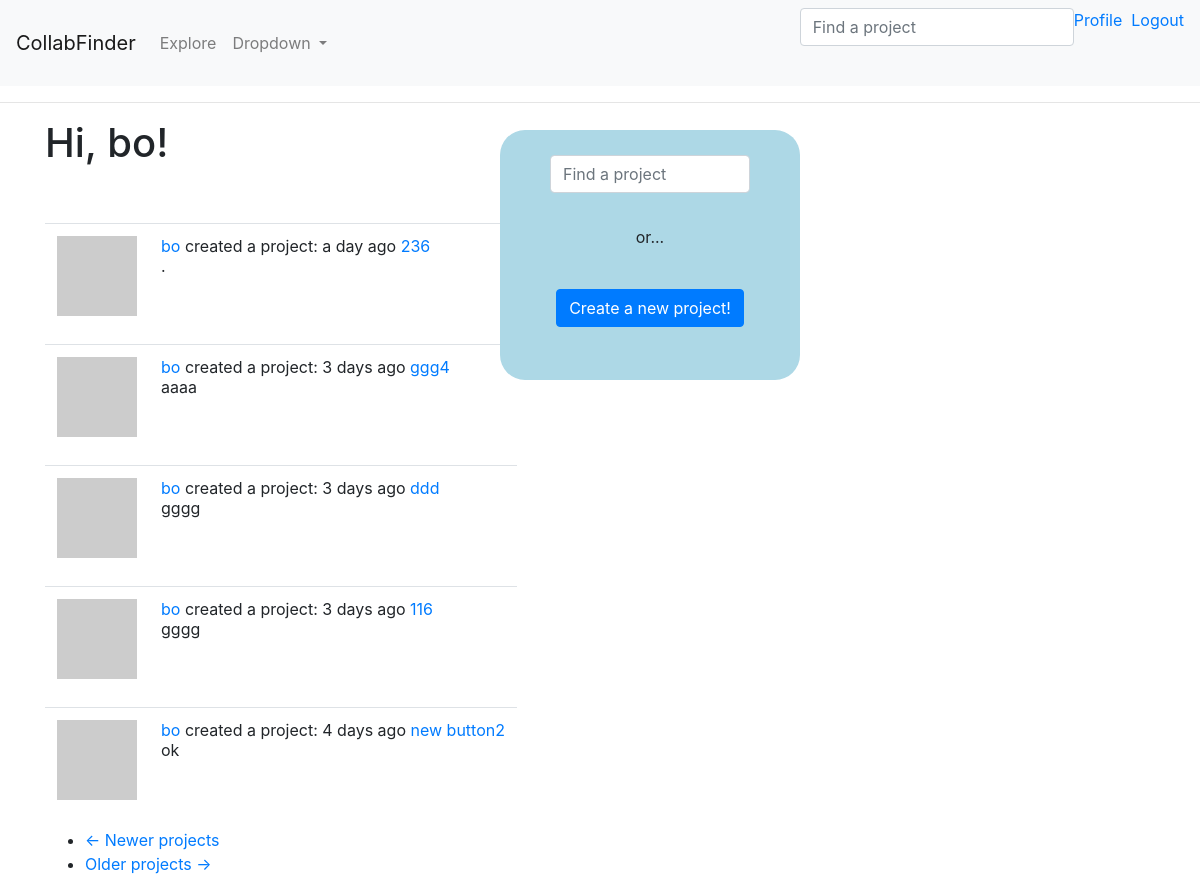
Page /explore (signed in) on the earlier database version.
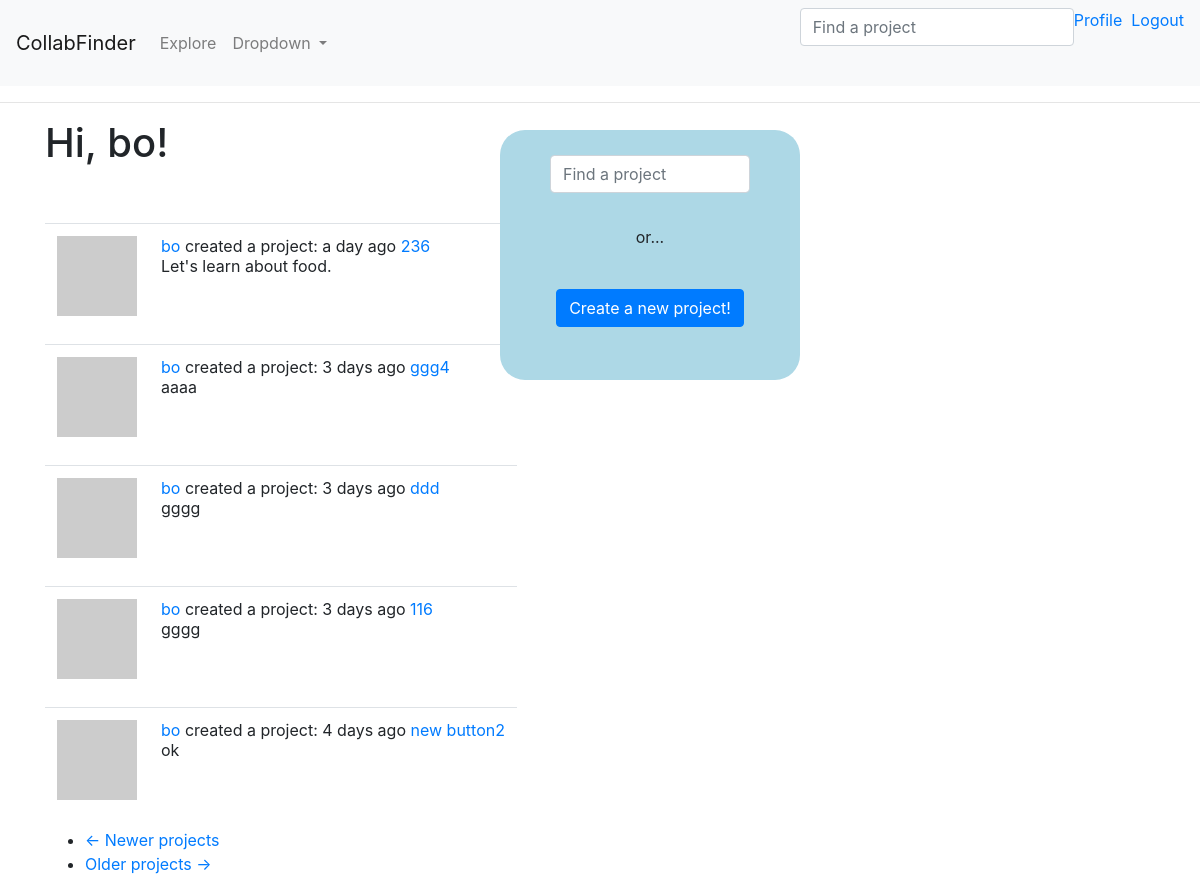
Same page on the later database version.
### app/models.py (models this page shows, shortened)
class Project(SearchableMixin, db.Model):
    __searchable__ = ['category','name','descr'] # add 'tags' and 'wanted_positions' when JSON figured out
    id = db.Column(db.Integer, primary_key=True)
    category = db.Column(db.String(60))
    name = db.Column(db.String(60))
    descr = db.Column(db.String(140))
    skill_level = db.Column(db.String(20))
    setting = db.Column(db.String(20))
    chat_link = db.Column(db.String(512)) # Discord, slack etc.
    language = db.Column(db.String(5))
    timestamp = db.Column(db.DateTime, index=True, default=datetime.utcnow)
    user_id = db.Column(db.Integer, db.ForeignKey('user.id')) #creator ID (want this to be many to one: many creator to one proj)
    __mapper_args__ = {'polymorphic_on': category}
    tags = db.relationship( # Looking at relationship from project (one) --> tags (many)
        'Tag', secondary=tag_map, #Self-ref, association table
        backref=db.backref('tag_map', lazy='dynamic'), lazy='dynamic') #defines how this relationship will be accessed from the right side entity
    wanted_positions = db.relationship( # represented by 'w_pos' for kind arg in tag functions
        'Position', secondary=position_map,
        backref=db.backref('position_map', lazy='dynamic'), lazy='dynamic')

class Learning(Project):
    __mapper_args__ = {'polymorphic_identity': 'learning'}
    id = db.Column(db.Integer, db.ForeignKey('project.id'), primary_key=True)
    field_name = 'learning' #SelectField option in form
    pace = db.Column(db.String(60))
    learning_category = db.Column(db.String(60))
    subject = db.Column(db.String(60)) #still have to figure out how to implement this
    resource = db.Column(db.String(70)) #can be textbook, playlist, etc.

class SearchableMixin(object):
    @classmethod
    def before_commit(cls, session):
        session._changes = {
            'add': list(session.new),
            'update': list(session.dirty),
            'delete': list(session.deleted)
        }
    @classmethod
    def after_commit(cls, session):
        for obj in session._changes['add']:
            if isinstance(obj, SearchableMixin):
                add_to_index(obj.__tablename__, obj)
        for obj in session._changes['update']:
            if isinstance(obj, SearchableMixin):
                add_to_index(obj.__tablename__, obj)
        for obj in session._changes['delete']:
            if isinstance(obj, SearchableMixin):
                remove_from_index(obj.__tablename__, obj)
        session._changes = None

class Project(SearchableMixin, db.Model):
    __searchable__ = ['category','name','descr'] # add 'tags' and 'wanted_positions' when JSON figured out
    id = db.Column(db.Integer, primary_key=True)
    category = db.Column(db.String(60))
    name = db.Column(db.String(60))
    descr = db.Column(db.String(140))
    skill_level = db.Column(db.String(20))
    setting = db.Column(db.String(20))
    chat_link = db.Column(db.String(512)) # Discord, slack etc.
    language = db.Column(db.String(5))
    timestamp = db.Column(db.DateTime, index=True, default=datetime.utcnow)
    user_id = db.Column(db.Integer, db.ForeignKey('user.id')) #creator ID (want this to be many to one: many creator to one proj)
    __mapper_args__ = {'polymorphic_on': category}
    tags = db.relationship( # Looking at relationship from project (one) --> tags (many)
        'Tag', secondary=tag_map, #Self-ref, association table
        backref=db.backref('tag_map', lazy='dynamic'), lazy='dynamic') #defines how this relationship will be accessed from the right side entity
    wanted_positions = db.relationship( # represented by 'w_pos' for kind arg in tag functions
        'Position', secondary=position_map,
        backref=db.backref('position_map', lazy='dynamic'), lazy='dynamic')

class User(UserMixin, db.Model):
    id = db.Column(db.Integer, primary_key=True)
    username = db.Column(db.String(64), index=True, unique=True)
    email = db.Column(db.String(120), index=True, unique=True)
    password_hash = db.Column(db.String(128))
    projects = db.relationship('Project', backref='creator', lazy='dynamic')
    about_me = db.Column(db.String(140))
    last_seen = db.Column(db.DateTime, default=datetime.utcnow)
    followed = db.relationship( # Looking at relationship from follower (one) --> following (many), this yield the right side (those followed)
        'User', secondary=followers, #Self-ref, association table
        primaryjoin=(followers.c.follower_id == id), #condition to join left side (follower) w/ assoc. table
        secondaryjoin=(followers.c.followed_id == id),
        backref=db.backref('followers', lazy='dynamic'), lazy='dynamic') #defines how this relationship will be accessed from the right side entity
    def avatar(self, size):
        digest = md5(self.email.lower().encode('utf-8')).hexdigest()
        return 'https://www.gravatar.com/avatar/{}?d=identicon&s={}'.format(digest, size)

### app/main/routes.py (the view)
@bp.route('/explore')
@login_required
def explore():
    page = request.args.get('page', 1, type=int)
    projects = Project.query.order_by(Project.timestamp.desc()).paginate(
        page, current_app.config['PROJECTS_PER_PAGE'], False)
    next_url = url_for('main.explore', page=projects.next_num) \
        if projects.has_next else None
    prev_url = url_for('main.explore', page=projects.prev_num) \
        if projects.has_prev else None
    return render_template('index.html', title=_('Explore'),
                           projects=projects.items, next_url=next_url,
                           prev_url=prev_url)

### app/main/forms.py
class SearchForm(FlaskForm):
    q = StringField(_l('Find a project'), validators=[DataRequired()])
    def __init__(self, *args, **kwargs):
        if 'formdata' not in kwargs:
            kwargs['formdata'] = request.args # for the GET request
        if 'csrf_enabled' not in kwargs:
            kwargs['csrf_enabled'] = False
        super(SearchForm, self).__init__(*args, **kwargs)

### app/main/routes.py (called while the page is built)
@bp.before_app_request
def before_request():
    if current_user.is_authenticated:
        current_user.last_seen = datetime.utcnow()
        db.session.commit()
    g.search_form = SearchForm() # g variable is specific to each request and each client
    g.locale = str(get_locale())

### app/models.py (called while the page is built)
@login.user_loader
def load_user(id):
    return User.query.get(int(id))

### app/templates/index.html (shortened to what this page needs)
{% extends "base.html" %}
{% block content %}
<h1>{{ _('Hi, %(username)s!', username=current_user.username) }}</h1>
<br><br>
<div class = "go_center fpage_div">
    {% if g.search_form %}
    <form class="navbar-form" method="get" action="{{ url_for('main.search') }}" style="margin-top: 25px; width: 200px; text-align: center; display: inline-block;">
        <div class="form-group">
            {{ g.search_form.q(size=20, class='form-control',
                placeholder=g.search_form.q.label.text) }}
        </div>
    </form>
    {% endif %}
    <p>or...</p><br>
    <a class="btn btn-primary" href="{{ url_for('main.create_project') }}" role="button">Create a new project!</a>
</div>
<div class='project_stream' >
    {% for project in projects %}
    {% include '_proj_pvw.html' %}
    {% endfor %}
    <nav aria-label="...">
        <ul class="pager">
            <li class="previous{% if not prev_url %} disabled{% endif %}">
                <a href="{{ prev_url or '#' }}">
                    <span aria-hidden="true">&larr;</span> {{ _('Newer projects') }}
                </a>
            </li>
            <li class="next{% if not next_url %} disabled{% endif %}">
                <a href="{{ next_url or '#' }}">
                    {{ _('Older projects') }} <span aria-hidden="true">&rarr;</span>
                </a>
            </li>
        </ul>
    </nav>
</div>
{% endblock %}

### app/templates/_proj_pvw.html
<table class="table table-hover">
    <tr>
        <td width="70px">
            <a href="{{ url_for('main.user', username=project.creator.username) }}">
                <img src="{{ project.creator.avatar(70) }}" />
            </a>
        </td>
        <td>
            <a href="{{ url_for('main.user', username=project.creator.username) }}">
                {{ project.creator.username }}
            </a>
            {{ _('%(username)s created a project: %(when)s',
                    username=user_link, when=moment(project.timestamp).fromNow()) }}
            <a href="{{url_for('main.project', project_id=project.id)}}">{{ project.name }}</a><br>
            {{ project.descr }}
        </td>
    </tr>
</table>

Differences in the rows shown:
changed through a linked row, Learning: descr "." → "Let's learn about food."
